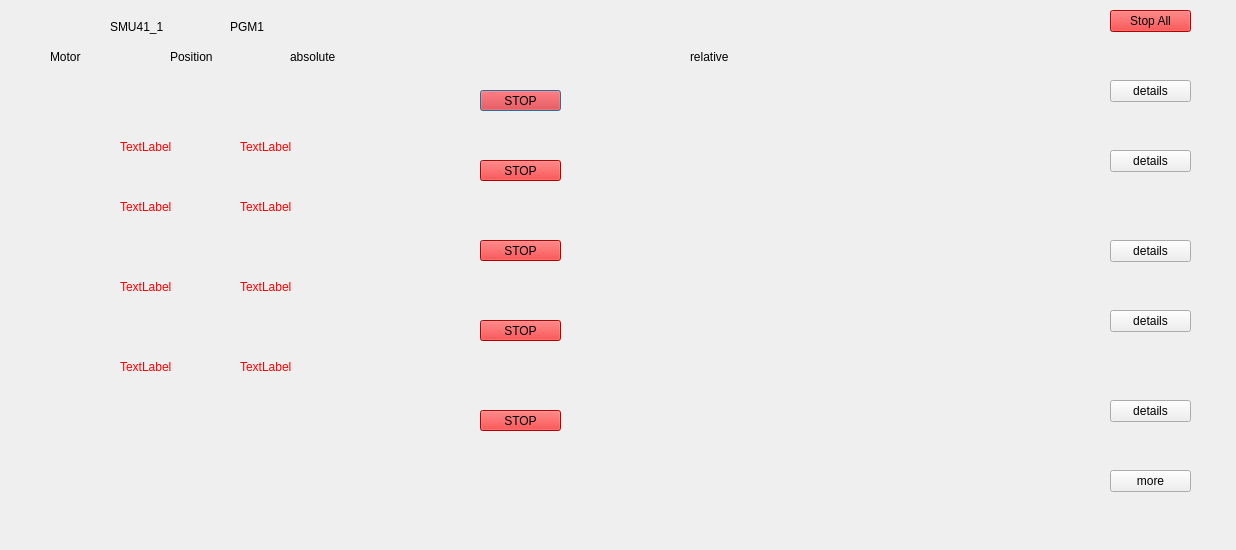
<?xml version="1.0" encoding="UTF-8"?>
<ui version="4.0">
 <class>smu1_pgm1</class>
 <widget class="QDialog" name="smu1_pgm1">
  <property name="geometry">
   <rect>
    <x>0</x>
    <y>0</y>
    <width>1236</width>
    <height>550</height>
   </rect>
  </property>
  <property name="windowTitle">
   <string>Dialog</string>
  </property>
  <widget class="QLabel" name="label">
   <property name="geometry">
    <rect>
     <x>110</x>
     <y>20</y>
     <width>59</width>
     <height>14</height>
    </rect>
   </property>
   <property name="text">
    <string>SMU41_1</string>
   </property>
  </widget>
  <widget class="QLabel" name="label_6">
   <property name="geometry">
    <rect>
     <x>230</x>
     <y>20</y>
     <width>59</width>
     <height>14</height>
    </rect>
   </property>
   <property name="text">
    <string>PGM1</string>
   </property>
  </widget>
  <widget class="QCAPushButton" name="pushButton">
   <property name="geometry">
    <rect>
     <x>480</x>
     <y>90</y>
     <width>81</width>
     <height>21</height>
    </rect>
   </property>
   <property name="styleSheet">
    <string notr="true">background-color: rgb(255, 0, 0);</string>
   </property>
   <property name="text">
    <string>STOP</string>
   </property>
   <property name="pv" stdset="0">
    <string>SMU41_1:StopM1</string>
   </property>
  </widget>
  <widget class="QCAAxis" name="m1Axis_2" native="true">
   <property name="geometry">
    <rect>
     <x>630</x>
     <y>80</y>
     <width>420</width>
     <height>32</height>
    </rect>
   </property>
   <property name="description" stdset="0">
    <string/>
   </property>
   <property name="pvReadback" stdset="0">
    <string>SMU41_1:rdRelM1</string>
   </property>
   <property name="units" stdset="0">
    <string>steps</string>
   </property>
   <property name="pv" stdset="0">
    <string>SMU41_1:RelM1</string>
   </property>
  </widget>
  <widget class="QCAAxis" name="m9Axis_1" native="true">
   <property name="geometry">
    <rect>
     <x>20</x>
     <y>400</y>
     <width>420</width>
     <height>32</height>
    </rect>
   </property>
   <property name="description" stdset="0">
    <string>M9 Left Rz</string>
   </property>
   <property name="pvReadback" stdset="0">
    <string>SMU41_1:rdPosM9</string>
   </property>
   <property name="units" stdset="0">
    <string>steps</string>
   </property>
   <property name="pv" stdset="0">
    <string>SMU41_1:AbsM9</string>
   </property>
  </widget>
  <widget class="QPushButton" name="pushButton_10">
   <property name="geometry">
    <rect>
     <x>1110</x>
     <y>400</y>
     <width>81</width>
     <height>22</height>
    </rect>
   </property>
   <property name="text">
    <string>details</string>
   </property>
  </widget>
  <widget class="QCAAxis" name="m9Axis_2" native="true">
   <property name="geometry">
    <rect>
     <x>630</x>
     <y>400</y>
     <width>420</width>
     <height>32</height>
    </rect>
   </property>
   <property name="description" stdset="0">
    <string/>
   </property>
   <property name="pvReadback" stdset="0">
    <string>SMU41_1:rdRelM9</string>
   </property>
   <property name="units" stdset="0">
    <string>steps</string>
   </property>
   <property name="pv" stdset="0">
    <string>SMU41_1:RelM9</string>
   </property>
  </widget>
  <widget class="QCAPushButton" name="pushButton_9">
   <property name="geometry">
    <rect>
     <x>480</x>
     <y>320</y>
     <width>81</width>
     <height>21</height>
    </rect>
   </property>
   <property name="styleSheet">
    <string notr="true">background-color: rgb(255, 0, 0);</string>
   </property>
   <property name="text">
    <string>STOP</string>
   </property>
   <property name="pv" stdset="0">
    <string>SMU41_1:StopM8</string>
   </property>
  </widget>
  <widget class="QCAAxis" name="m8Axis_2" native="true">
   <property name="geometry">
    <rect>
     <x>630</x>
     <y>310</y>
     <width>420</width>
     <height>32</height>
    </rect>
   </property>
   <property name="description" stdset="0">
    <string/>
   </property>
   <property name="pvReadback" stdset="0">
    <string>SMU41_1:rdRelM8</string>
   </property>
   <property name="units" stdset="0">
    <string>steps</string>
   </property>
   <property name="pv" stdset="0">
    <string>SMU41_1:RelM8</string>
   </property>
  </widget>
  <widget class="QCAAxis" name="m6Axis_1" native="true">
   <property name="geometry">
    <rect>
     <x>20</x>
     <y>160</y>
     <width>420</width>
     <height>32</height>
    </rect>
   </property>
   <property name="description" stdset="0">
    <string>M6 Left Rz</string>
   </property>
   <property name="pvReadback" stdset="0">
    <string>SMU41_1:rdPosM6</string>
   </property>
   <property name="units" stdset="0">
    <string>steps</string>
   </property>
   <property name="pv" stdset="0">
    <string>SMU41_1:AbsM6</string>
   </property>
  </widget>
  <widget class="QLabel" name="label_24">
   <property name="geometry">
    <rect>
     <x>690</x>
     <y>50</y>
     <width>59</width>
     <height>14</height>
    </rect>
   </property>
   <property name="text">
    <string>relative</string>
   </property>
  </widget>
  <widget class="QCALabel" name="label_28">
   <property name="geometry">
    <rect>
     <x>240</x>
     <y>140</y>
     <width>59</width>
     <height>14</height>
    </rect>
   </property>
   <property name="styleSheet">
    <string notr="true">color: rgb(255, 0, 0);</string>
   </property>
   <property name="text">
    <string>TextLabel</string>
   </property>
   <property name="pv" stdset="0">
    <string>SMU41_1:LspM6</string>
   </property>
  </widget>
  <widget class="QPushButton" name="pushButton_2">
   <property name="geometry">
    <rect>
     <x>1110</x>
     <y>80</y>
     <width>81</width>
     <height>22</height>
    </rect>
   </property>
   <property name="text">
    <string>details</string>
   </property>
  </widget>
  <widget class="QCAAxis" name="m6Axis_2" native="true">
   <property name="geometry">
    <rect>
     <x>630</x>
     <y>150</y>
     <width>420</width>
     <height>32</height>
    </rect>
   </property>
   <property name="description" stdset="0">
    <string/>
   </property>
   <property name="pvReadback" stdset="0">
    <string>SMU41_1:rdRelM6</string>
   </property>
   <property name="units" stdset="0">
    <string>steps</string>
   </property>
   <property name="pv" stdset="0">
    <string>SMU41_1:RelM6</string>
   </property>
  </widget>
  <widget class="QCAPushButton" name="pushButton_11">
   <property name="geometry">
    <rect>
     <x>480</x>
     <y>410</y>
     <width>81</width>
     <height>21</height>
    </rect>
   </property>
   <property name="styleSheet">
    <string notr="true">background-color: rgb(255, 0, 0);</string>
   </property>
   <property name="text">
    <string>STOP</string>
   </property>
   <property name="pv" stdset="0">
    <string>SMU41_1:StopM9</string>
   </property>
  </widget>
  <widget class="QPushButton" name="pushButton_12">
   <property name="geometry">
    <rect>
     <x>1110</x>
     <y>470</y>
     <width>81</width>
     <height>22</height>
    </rect>
   </property>
   <property name="text">
    <string>more</string>
   </property>
  </widget>
  <widget class="QLabel" name="label_2">
   <property name="geometry">
    <rect>
     <x>50</x>
     <y>50</y>
     <width>59</width>
     <height>14</height>
    </rect>
   </property>
   <property name="text">
    <string>Motor</string>
   </property>
  </widget>
  <widget class="QPushButton" name="pushButton_8">
   <property name="geometry">
    <rect>
     <x>1110</x>
     <y>310</y>
     <width>81</width>
     <height>22</height>
    </rect>
   </property>
   <property name="text">
    <string>details</string>
   </property>
  </widget>
  <widget class="QPushButton" name="pushButton_6">
   <property name="geometry">
    <rect>
     <x>1110</x>
     <y>240</y>
     <width>81</width>
     <height>22</height>
    </rect>
   </property>
   <property name="text">
    <string>details</string>
   </property>
  </widget>
  <widget class="QCALabel" name="label_33">
   <property name="geometry">
    <rect>
     <x>120</x>
     <y>360</y>
     <width>59</width>
     <height>14</height>
    </rect>
   </property>
   <property name="styleSheet">
    <string notr="true">color: rgb(255, 0, 0);</string>
   </property>
   <property name="text">
    <string>TextLabel</string>
   </property>
   <property name="pv" stdset="0">
    <string>SMU41_1:LsnM9</string>
   </property>
  </widget>
  <widget class="QLabel" name="label_8">
   <property name="geometry">
    <rect>
     <x>290</x>
     <y>50</y>
     <width>59</width>
     <height>14</height>
    </rect>
   </property>
   <property name="text">
    <string>absolute</string>
   </property>
  </widget>
  <widget class="QCAAxis" name="m1Axis_1" native="true">
   <property name="geometry">
    <rect>
     <x>20</x>
     <y>90</y>
     <width>420</width>
     <height>32</height>
    </rect>
   </property>
   <property name="description" stdset="0">
    <string>M1 Switch</string>
   </property>
   <property name="pvReadback" stdset="0">
    <string>SMU41_1:rdPosM1</string>
   </property>
   <property name="units" stdset="0">
    <string>steps</string>
   </property>
   <property name="pv" stdset="0">
    <string>SMU41_1:AbsM1</string>
   </property>
  </widget>
  <widget class="QCALabel" name="label_9">
   <property name="geometry">
    <rect>
     <x>120</x>
     <y>140</y>
     <width>59</width>
     <height>14</height>
    </rect>
   </property>
   <property name="styleSheet">
    <string notr="true">color: rgb(255, 0, 0);</string>
   </property>
   <property name="text">
    <string>TextLabel</string>
   </property>
   <property name="pv" stdset="0">
    <string>SMU41_1:LsnM6</string>
   </property>
  </widget>
  <widget class="QCALabel" name="label_31">
   <property name="geometry">
    <rect>
     <x>120</x>
     <y>280</y>
     <width>59</width>
     <height>14</height>
    </rect>
   </property>
   <property name="styleSheet">
    <string notr="true">color: rgb(255, 0, 0);</string>
   </property>
   <property name="text">
    <string>TextLabel</string>
   </property>
   <property name="pv" stdset="0">
    <string>SMU41_1:LsnM8</string>
   </property>
  </widget>
  <widget class="QCAAxis" name="m7Axis_2" native="true">
   <property name="geometry">
    <rect>
     <x>630</x>
     <y>230</y>
     <width>420</width>
     <height>32</height>
    </rect>
   </property>
   <property name="description" stdset="0">
    <string/>
   </property>
   <property name="pvReadback" stdset="0">
    <string>SMU41_1:rdRelM7</string>
   </property>
   <property name="units" stdset="0">
    <string>steps</string>
   </property>
   <property name="pv" stdset="0">
    <string>SMU41_1:RelM7</string>
   </property>
  </widget>
  <widget class="QCALabel" name="label_29">
   <property name="geometry">
    <rect>
     <x>120</x>
     <y>200</y>
     <width>59</width>
     <height>14</height>
    </rect>
   </property>
   <property name="styleSheet">
    <string notr="true">color: rgb(255, 0, 0);</string>
   </property>
   <property name="text">
    <string>TextLabel</string>
   </property>
   <property name="pv" stdset="0">
    <string>SMU41_1:LsnM7</string>
   </property>
  </widget>
  <widget class="QCALabel" name="label_30">
   <property name="geometry">
    <rect>
     <x>240</x>
     <y>200</y>
     <width>59</width>
     <height>14</height>
    </rect>
   </property>
   <property name="styleSheet">
    <string notr="true">color: rgb(255, 0, 0);</string>
   </property>
   <property name="text">
    <string>TextLabel</string>
   </property>
   <property name="pv" stdset="0">
    <string>SMU41_1:LspM7</string>
   </property>
  </widget>
  <widget class="QCAPushButton" name="pushButton_7">
   <property name="geometry">
    <rect>
     <x>480</x>
     <y>240</y>
     <width>81</width>
     <height>21</height>
    </rect>
   </property>
   <property name="styleSheet">
    <string notr="true">background-color: rgb(255, 0, 0);</string>
   </property>
   <property name="text">
    <string>STOP</string>
   </property>
   <property name="pv" stdset="0">
    <string>SMU41_1:StopM7</string>
   </property>
  </widget>
  <widget class="QLabel" name="label_5">
   <property name="geometry">
    <rect>
     <x>170</x>
     <y>50</y>
     <width>59</width>
     <height>14</height>
    </rect>
   </property>
   <property name="text">
    <string>Position</string>
   </property>
  </widget>
  <widget class="QCALabel" name="label_32">
   <property name="geometry">
    <rect>
     <x>240</x>
     <y>280</y>
     <width>59</width>
     <height>14</height>
    </rect>
   </property>
   <property name="styleSheet">
    <string notr="true">color: rgb(255, 0, 0);</string>
   </property>
   <property name="text">
    <string>TextLabel</string>
   </property>
   <property name="pv" stdset="0">
    <string>SMU41_1:LspM8</string>
   </property>
  </widget>
  <widget class="QCAAxis" name="m7Axis_1" native="true">
   <property name="geometry">
    <rect>
     <x>20</x>
     <y>230</y>
     <width>420</width>
     <height>32</height>
    </rect>
   </property>
   <property name="description" stdset="0">
    <string>M7 Left Rz</string>
   </property>
   <property name="pvReadback" stdset="0">
    <string>SMU41_1:rdPosM7</string>
   </property>
   <property name="units" stdset="0">
    <string>steps</string>
   </property>
   <property name="pv" stdset="0">
    <string>SMU41_1:AbsM7</string>
   </property>
  </widget>
  <widget class="QCAPushButton" name="pushButton_5">
   <property name="geometry">
    <rect>
     <x>480</x>
     <y>160</y>
     <width>81</width>
     <height>21</height>
    </rect>
   </property>
   <property name="styleSheet">
    <string notr="true">background-color: rgb(255, 0, 0);</string>
   </property>
   <property name="text">
    <string>STOP</string>
   </property>
   <property name="pv" stdset="0">
    <string>SMU41_1:StopM6</string>
   </property>
  </widget>
  <widget class="QCALabel" name="label_34">
   <property name="geometry">
    <rect>
     <x>240</x>
     <y>360</y>
     <width>59</width>
     <height>14</height>
    </rect>
   </property>
   <property name="styleSheet">
    <string notr="true">color: rgb(255, 0, 0);</string>
   </property>
   <property name="text">
    <string>TextLabel</string>
   </property>
   <property name="pv" stdset="0">
    <string>SMU41_1:LspM9</string>
   </property>
  </widget>
  <widget class="QCAAxis" name="m8Axis_1" native="true">
   <property name="geometry">
    <rect>
     <x>20</x>
     <y>310</y>
     <width>420</width>
     <height>32</height>
    </rect>
   </property>
   <property name="description" stdset="0">
    <string>M8 Left Rz</string>
   </property>
   <property name="pvReadback" stdset="0">
    <string>SMU41_1:rdPosM8</string>
   </property>
   <property name="units" stdset="0">
    <string>steps</string>
   </property>
   <property name="pv" stdset="0">
    <string>SMU41_1:AbsM8</string>
   </property>
  </widget>
  <widget class="QPushButton" name="pushButton_4">
   <property name="geometry">
    <rect>
     <x>1110</x>
     <y>150</y>
     <width>81</width>
     <height>22</height>
    </rect>
   </property>
   <property name="text">
    <string>details</string>
   </property>
  </widget>
  <widget class="QCAPushButton" name="pushButton_3">
   <property name="geometry">
    <rect>
     <x>1110</x>
     <y>10</y>
     <width>81</width>
     <height>22</height>
    </rect>
   </property>
   <property name="styleSheet">
    <string notr="true">background-color: rgb(255, 0, 0);</string>
   </property>
   <property name="text">
    <string>Stop All</string>
   </property>
   <property name="pv" stdset="0">
    <string>SMU41_1:Stop</string>
   </property>
  </widget>
 </widget>
 <customwidgets>
  <customwidget>
   <class>QCALabel</class>
   <extends>QLabel</extends>
   <header>qcalabel.h</header>
  </customwidget>
  <customwidget>
   <class>QCAPushButton</class>
   <extends>QPushButton</extends>
   <header>qcapushbutton.h</header>
  </customwidget>
  <customwidget>
   <class>QCAAxis</class>
   <extends>QWidget</extends>
   <header>qcaaxis.h</header>
  </customwidget>
 </customwidgets>
 <resources/>
 <connections/>
</ui>
